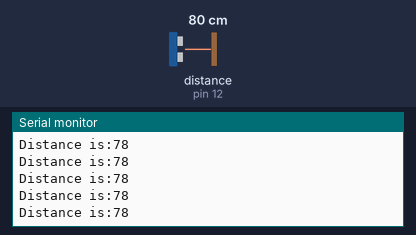
Bench run of a sketch on a simulated Arduino Uno, built with avr-gcc and run on an emulated ATmega328P. Parts: the last lines printed to the serial monitor. Wiring (inferred from the names in the program): ultrasonic range finder: trigger pin 13; echo pin 12. The test bench sets the inputs (shaded band); at power-on: distance to the obstacle (sensor on pin 12) 80 cm. The echo pulse lasts 58.3 µs per cm.

Above: at 1.2 s.
1.3 s: distance to the obstacle (sensor on pin 12) set to 2 cm
At 2.2 s:
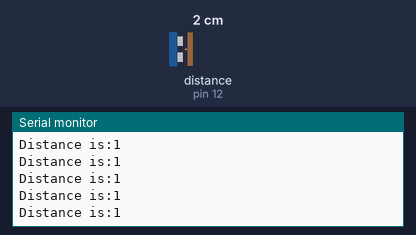
2.8 s: distance to the obstacle (sensor on pin 12) set to 18 cm
At 3.9 s:
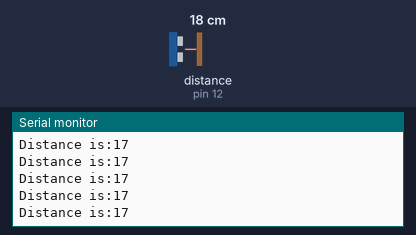
5.8 s: distance to the obstacle (sensor on pin 12) set to 299 cm
At 6.5 s:
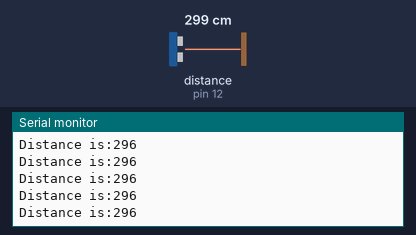
8.8 s: distance to the obstacle (sensor on pin 12) set to 35 cm
At 9.5 s:
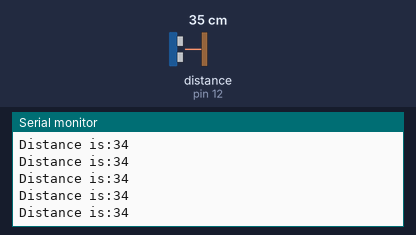
Timing chart, 0 to 11.8 s (numbered marks = the images above; inputs shaded):
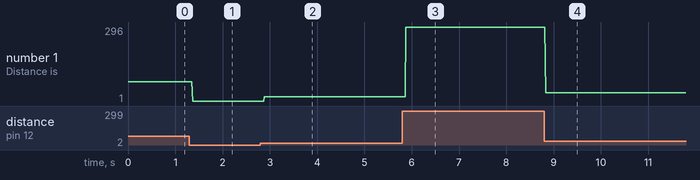

Measured:
- after the input at 1.3 s, the serial monitor: prints a new line after 0.07 s (image 1)
- after the input at 2.8 s, the serial monitor: prints a new line after 0.08 s (image 2)
- after the input at 5.8 s, the serial monitor: prints a new line after 0.08 s (image 3)
- after the input at 8.8 s, the serial monitor: prints a new line at once (image 4)
- plotted number 1: 78 → 1 after the input at 1.3 s, 1 → 17 after the input at 2.8 s, 17 → 296 after the input at 5.8 s, 296 → 34 after the input at 8.8 s

The sketch:

Ultrasonic_Code.ino
```cpp
int TriggerPin =13;
int EchoPin=12;
long duration , distance; // Duration variable is the variable whera the value coming from the ultrasonic sensor will be saved
// Distance variable is the variabe where the actual distance of the barrier will be calculated

void setup() {
 pinMode(TriggerPin,OUTPUT);
 pinMode(EchoPin,INPUT);
 Serial.begin(9600);

}

void loop() {
 digitalWrite(TriggerPin,LOW);
 delayMicroseconds(2);
 digitalWrite(TriggerPin,HIGH);
 delayMicroseconds(10);
 digitalWrite(TriggerPin,LOW);
 duration= pulseIn(EchoPin,HIGH);
 distance = duration*0.034/2;
 Serial.print("Distance is:");
 Serial.println(distance);

}
```
